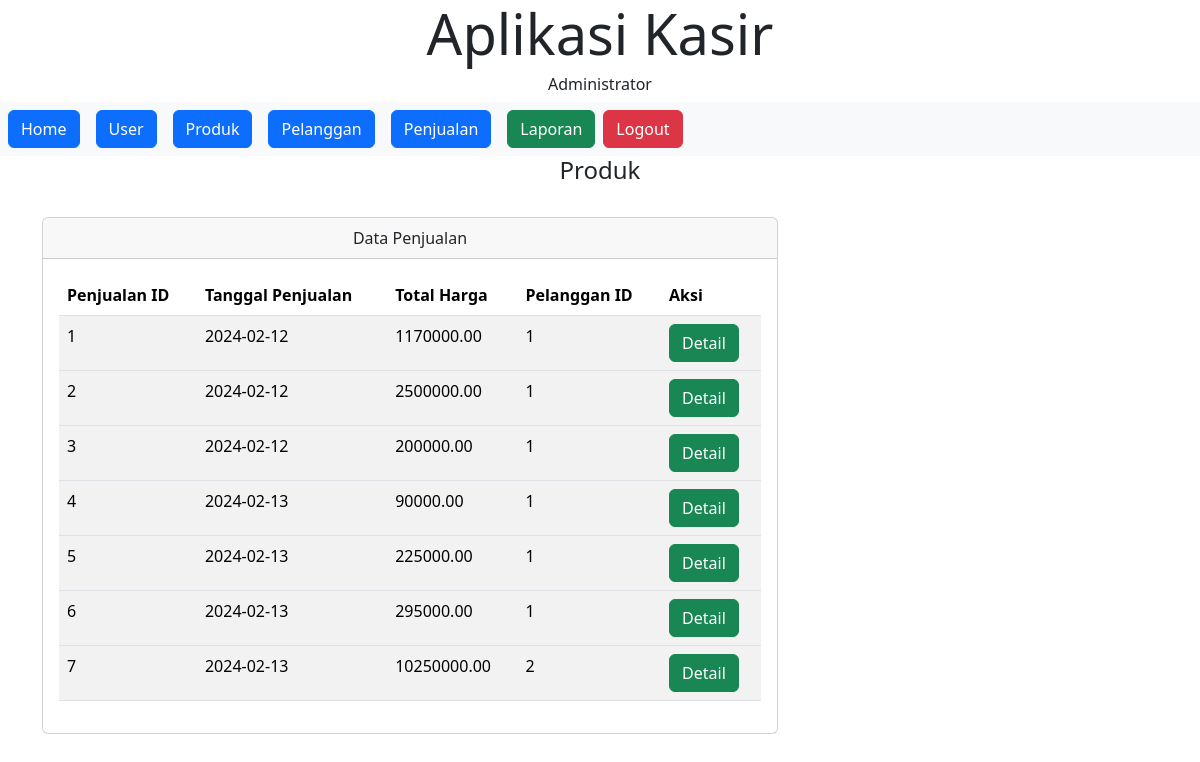
/admin.php?page=laporan (signed in), run on the app's committed database.
### tables this page shows
CREATE TABLE `penjualan` (
  `PenjualanID` int NOT NULL,
  `TanggalPenjualan` date NOT NULL,
  `TotalHarga` decimal(10,2) NOT NULL,
  `PelangganID` int NOT NULL
);

### function/class.laporan.php (called while the page is built, shortened)
<?php
include_once 'config.php';
class Laporan
{
    protected $db;
    public function __construct()
    {
        $this->db = new Database();
        $this->db = $this->db->return_db();
    }
    public function tampil()
    {
        $query = $this->db->prepare("SELECT * FROM penjualan");
        $query->execute();
        $hasil =  $query->get_result();
        return $hasil;
    }
}
?>

### function/config.php (called while the page is built)
<?php
class Database
{
    public $connect;
    public function __construct()
    {
        $this->connect = mysqli_connect("localhost","root","","kasir");
    }
    function return_db()
    {
        return $this->connect;
    }
}
?>

### page/laporan.php (the view)
<div class="container">
    <div class="col-lg-12">
        <h4 align="center">Produk</h4>
        <br>
        <div class="row">
            <div class="col-sm-8">
                <div class="card">
                    <div class="card-header">
                        Data Penjualan
                    </div>
                    <div class="card-body">
                        <table class="table table-striped">
                            <thead class="thead-light">
                                <tr>
                                    <th scope="col">Penjualan ID</th>
                                    <th scope="col">Tanggal Penjualan</th>
                                    <th scope="col">Total Harga</th>
                                    <th scope="col">Pelanggan ID</th>
                                    <th scope="col">Aksi</th>
                                </tr>
                            </thead>
                            <?php
                            require_once "function/class.laporan.php";
                            $laporan = new Laporan();
                            $select = $laporan->tampil();
                            foreach ($select as $data) {
                            ?>
                                <tbody>
                                    <tr>
                                        <td> <?php echo $data['PenjualanID'] ?> </td>
                                        <td> <?php echo $data['TanggalPenjualan'] ?> </td>
                                        <td> <?php echo $data['TotalHarga'] ?> </td>
                                        <td> <?php echo $data['PelangganID'] ?> </td>
                                        <td>
                                            <a href="admin.php?page=detail_penjualan&PenjualanID=<?php echo $data['PenjualanID'] ?>" class="btn btn-success"> Detail </a>
                                        </td>
                                    </tr>
                                </tbody>
                            <?php } ?>
                        </table>
                    </div>
                </div>
            </div>
        </div>
    </div>
</div>

### data on the page
penjualan: PenjualanID "1", TanggalPenjualan "2024-02-12", TotalHarga "1170000.00", PelangganID "1"
penjualan: PenjualanID "2", TanggalPenjualan "2024-02-12", TotalHarga "2500000.00", PelangganID "1"
penjualan: PenjualanID "3", TanggalPenjualan "2024-02-12", TotalHarga "200000.00", PelangganID "1"
penjualan: PenjualanID "4", TanggalPenjualan "2024-02-13", TotalHarga "90000.00", PelangganID "1"
penjualan: PenjualanID "5", TanggalPenjualan "2024-02-13", TotalHarga "225000.00", PelangganID "1"
penjualan: PenjualanID "6", TanggalPenjualan "2024-02-13", TotalHarga "295000.00", PelangganID "1"
penjualan: PenjualanID "7", TanggalPenjualan "2024-02-13", TotalHarga "10250000.00", PelangganID "2"

### other printed values
$Level "Administrator"
